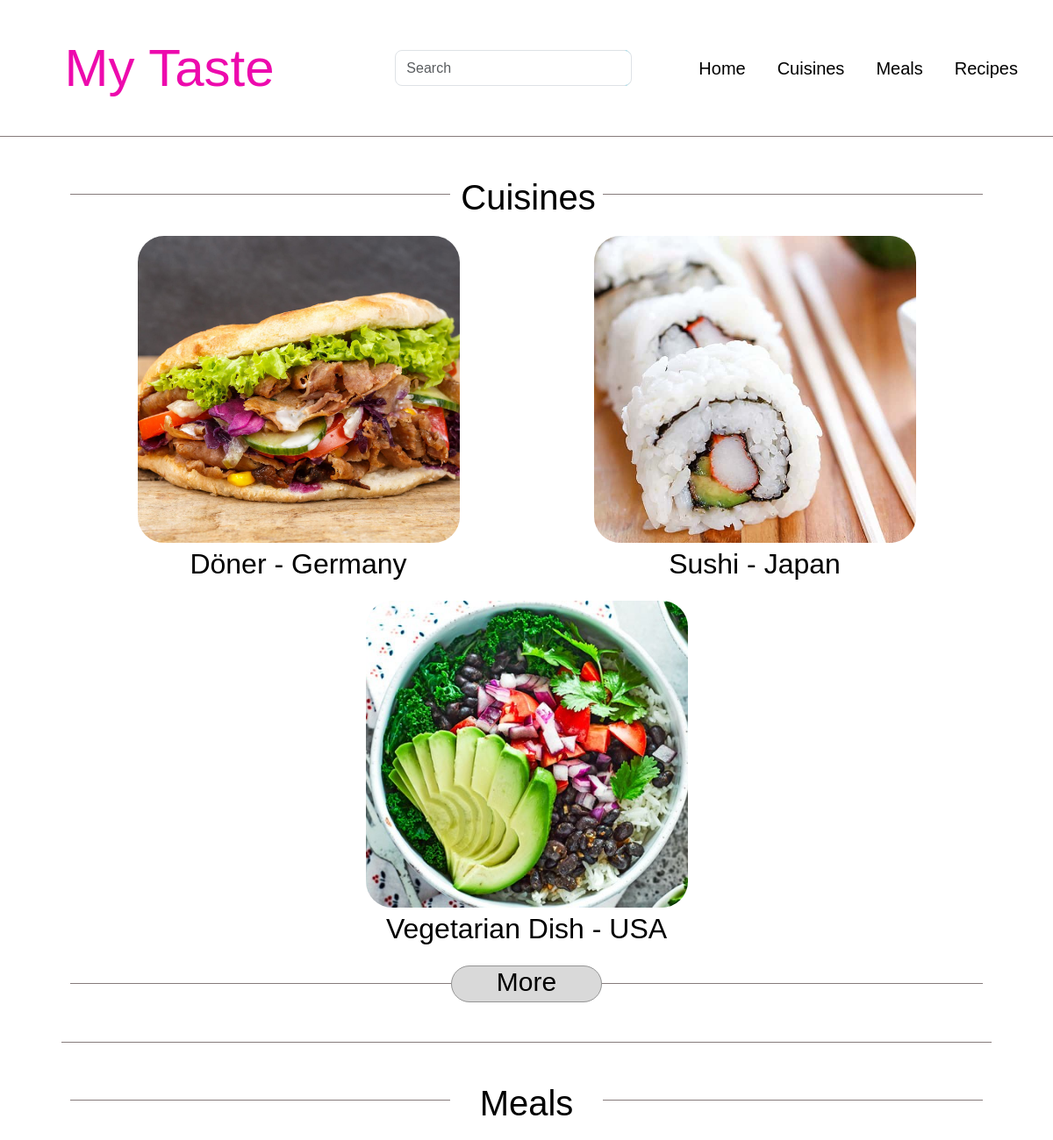
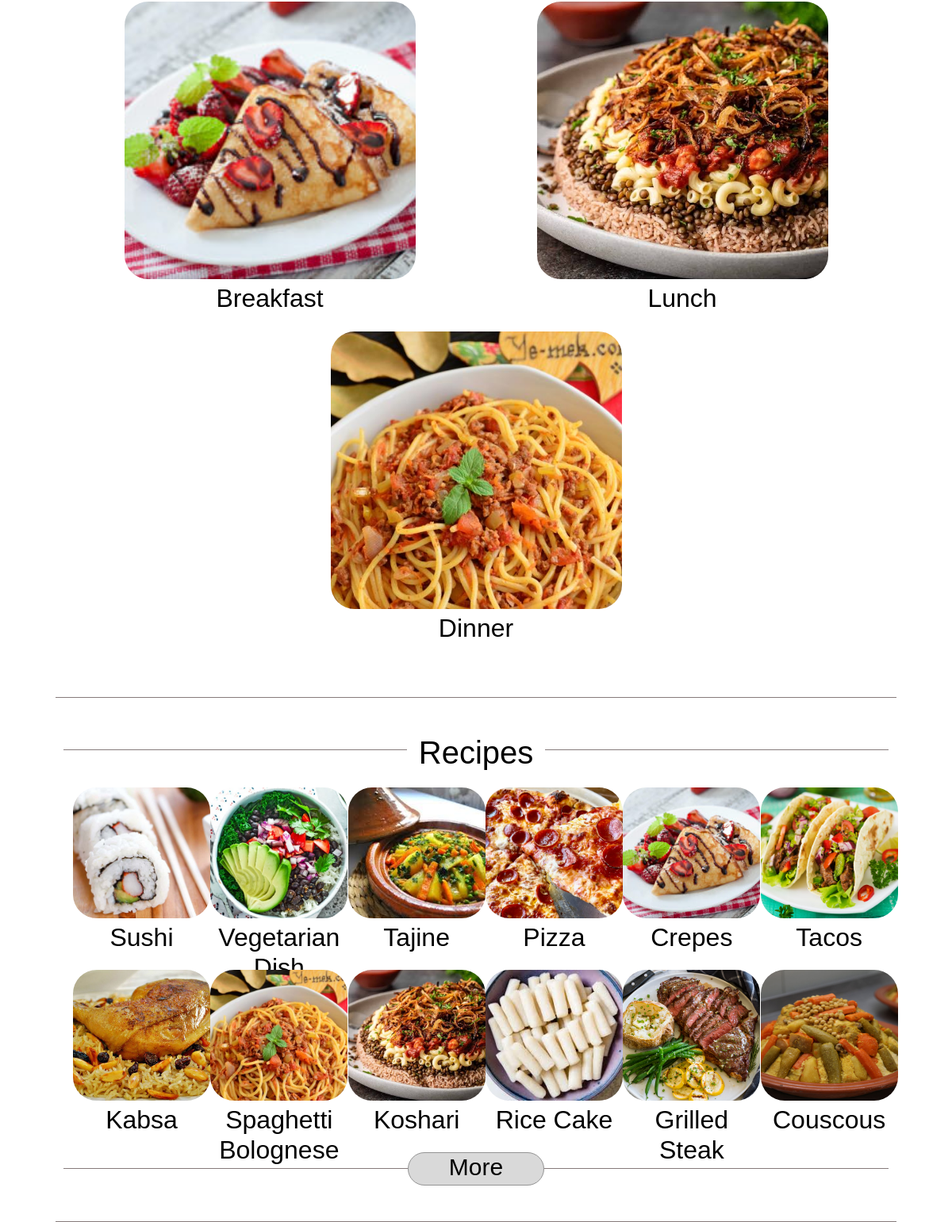
The page / on the database its author committed (2 pictures, top to bottom).
### tables this page shows
CREATE TABLE `recipes` (
  `id` int(11) NOT NULL,
  `name` text NOT NULL,
  `description` text NOT NULL,
  `prepararion_time` time NOT NULL,
  `ingredients` text NOT NULL,
  `instructions` text NOT NULL,
  `time` text NOT NULL,
  `image` text NOT NULL,
  `country` text NOT NULL
);

CREATE TABLE `meals` (
  `id` int(11) NOT NULL,
  `name` text NOT NULL,
  `time` time NOT NULL
);

### index.php (the view, shortened to what this page needs)
<!DOCTYPE html>
<html>
<head>
	<link href="https://fonts.cdnfonts.com/css/leckerli-one" rel="stylesheet">
	<link href="https://fonts.cdnfonts.com/css/metal-mania" rel="stylesheet">
    <link href="https://cdn.jsdelivr.net/npm/bootstrap@5.3.3/dist/css/bootstrap.min.css" rel="stylesheet">
    <link rel="stylesheet" type="text/css" href="styles.css">
</head>
<body>
	<nav class="navbar navbar-expand-lg sticky-top">
	  <div class="container-fluid">
	    <div class="collapse navbar-collapse row" id="navbarTogglerDemo01">
	      <a class="navbar-brand col index" href="index.php">My Taste</a>
	      <form class="d-flex col" role="search" action="pages/search.php" method="get">
	        <input class="form-control me-2 " name="q" type="search" placeholder="Search" aria-label="Search">
	      </form>
	      <ul class="navbar-nav me-auto mb-2 mb-lg-0 col">
	        <li class="nav-item">
	          <a class="nav-link active" aria-current="page" href="#content">Home</a>
	        </li>
	        <li class="nav-item">
	          <a class="nav-link active" aria-current="page" href="#cuisines">Cuisines</a>
	        </li>
	        <li class="nav-item">
	          <a class="nav-link active" aria-current="page" href="#meals">Meals</a>
	        </li>
	        <li class="nav-item">
	          <a class="nav-link active" aria-current="page" href="#recipes">Recipes</a>
	        </li>
	      </ul>
	    </div>
	  </div>
	</nav>
	<div id="content" align="center">
		<section class="sec" id="cuisines">
			<div class="line row" id="before">
				<div class="divider col" id="short"></div>
				<h1 class="title col-2">Cuisines</h1>
				<div class="divider col" id="short"></div>
			</div>
			<div class="row">
				<?php
					try {
				      $database = new PDO('mysql:host=localhost;dbname=my_taste','root','');
				    } catch (Exception $e) {
				      echo "ErrorCode : ". $e->getMessage();
				    }
				    $results = $database->query('SELECT * FROM recipes');
				    $i=0;
				    while (($row = $results->fetch()) && ($i!=3)){
			      		echo '	<div class="plat col">
									<a href="pages/recipe.php?id='.$row['id'].'">
										<div class="img" id="i'.$row['id'].'"></div>
									</a>
									<h2>'.$row['name'].' - '.$row['country'].'</h2>
								</div>';
						$i++;
				    }
				?>
			</div>
			<div class="line row" id="after">
				<div class="divider col" id="short"></div>
				<a href="pages/cuisines.php" class="more col-2"><h2>More</h2></a>
				<div class="divider col" id="short"></div>
			</div>
		</section>
		<div class="divider col" id="long"></div>
		<section class="sec" id="meals">
			<div class="line row" id="before">
				<div class="divider col" id="short"></div>
				<h1 class="title col-2">Meals</h1>
				<div class="divider col" id="short"></div>
			</div>
			<div class="row">
				<?php
				    $results = $database->query('SELECT * FROM meals');
				    $i=0;
				    while (($row = $results->fetch()) && ($i!=3)){
			      		echo '	<div class="plat col">
									<a href="pages/meal.php?name='.$row['name'].'">
										<div class="img" id="i'.($row['id']).'"></div>
									</a>
									<h2>'.$row['name'].'</h2>
								</div>';
						$i++;
				    }
				?>
			</div>
		</section>
		<div class="divider col" id="long"></div>
		<section class="sec" id="recipes">
			<div class="line row" id="before">
				<div class="divider col" id="short"></div>
				<h1 class="title col-2">Recipes</h1>
				<div class="divider col" id="short"></div>
			</div>
			<div class="row">
				<?php
				    $results = $database->query('SELECT * FROM recipes WHERE id>=2');
				    $i=0;
				    while (($row = $results->fetch()) && ($i!=12)){
			      		echo '	<div class="plat col-2">
									<a href="pages/recipe.php?id='.$row['id'].'">
										<div class="img" id="i'.($row['id']).'"></div>
									</a>
									<h2>'.$row['name'].'</h2>
								</div>';
						$i++;
				    }
				?>
			</div>
			<div class="line row" id="after">
				<div class="divider col" id="short"></div>
				<a href="pages/recipes.php" class="more col-2"><h2>More</h2></a>
				<div class="divider col" id="short"></div>
			</div>
		</section>
	</div>
</body>
</html>

### styles.css (style rules this page uses)
body { font-family: 'Metal Mania', sans-serif; background-color: #fff; }
nav .index { font-family: 'Leckerli One', sans-serif; text-align: center; font-size: 60px; color: #ED0AAD; }
nav { height: 156px; border-bottom: 1px solid #867B7B; background-color: #fff; }
nav .form-control { width: 270px; height: 41px; border-radius: 8px; position: relative; left: 10%; }
nav ul { font-size: 20px; }
nav ul li { margin-right: 20px; }
#content { margin-right: 70px; margin-left: 70px; }
#content section { margin-top: 45px; }
.sec .row { margin-right: 10px; margin-left: 10px; }
#short { height: 0px; border-bottom: 1px solid #867B7B; margin-top: 20px; width: 463px; }
#long { height: 0px; border-bottom: 1px solid #867B7B; margin-top: 45px; }
.line h1,h2 { margin-bottom: 20px; color: #000; }
.line h1 { font-size: 40px; }
.line h2 { font-size: 30px; }
.more { width: 172px; height: 42px; text-decoration: none; background-color: #D9D9D9; border: 1px solid #949494; border-radius: 30px; }
#i1 { background-image: url(images/doener.jpg); }
#i2 { background-image: url(images/sushi.jpg); }
#i3 { background-image: url(images/tajine.jpg); }
#i4 { background-image: url(images/vegetarian.jpg); }
#i6 { background-image: url(images/pizza.jpg); }
#i7 { background-image: url(images/crepes.jpg); }
#i8 { background-image: url(images/tacos.jpg); }
#i9 { background-image: url(images/kabssa.jpg); }
#i10 { background-image: url(images/spagetti.jpg); }
#i11 { background-image: url(images/kochari.jpg); }
#i12 { background-image: url(images/rice-cake.jpg); }
#i13 { background-image: url(images/grilled-steak.jpg); }
#i14 { background-image: url(images/couscous.jpg); }
.plat .img { width: 367px; height: 350px; background-position: center; background-repeat: no-repeat; background-size: cover; border-radius: 30px; margin-bottom: 5px; }
.plat h2 { width: 367px; height: 41px; }
#recipes .plat .img { width: 173px; height: 165px; background-position: center; background-repeat: no-repeat; background-size: cover; border-radius: 30px; margin-bottom: 5px; }
#recipes .plat h2 { width: 173px; height: 40px; }
#i33 { background-image: url(images/Breakfast.jpg); }
#i34 { background-image: url(images/Lunch.jpg); }
#i35 { background-image: url(images/Dinner.jpg); }

### rows shown on the page
recipes: shows a picture, name "Döner", country "Germany"
recipes: shows a picture, name "Sushi", country "Japan"
recipes: shows a picture, name "Vegetarian Dish", country "USA"
meals: shows a picture, name "Breakfast"
meals: shows a picture, name "Lunch"
meals: shows a picture, name "Dinner"
recipes: shows a picture, name "Tajine"
recipes: shows a picture, name "Pizza"
recipes: shows a picture, name "Crepes"
recipes: shows a picture, name "Tacos"
recipes: shows a picture, name "Kabsa"
recipes: shows a picture, name "Spaghetti Bolognese"
recipes: shows a picture, name "Koshari"
recipes: shows a picture, name "Rice Cake"
recipes: shows a picture, name "Grilled Steak"
recipes: shows a picture, name "Couscous"
